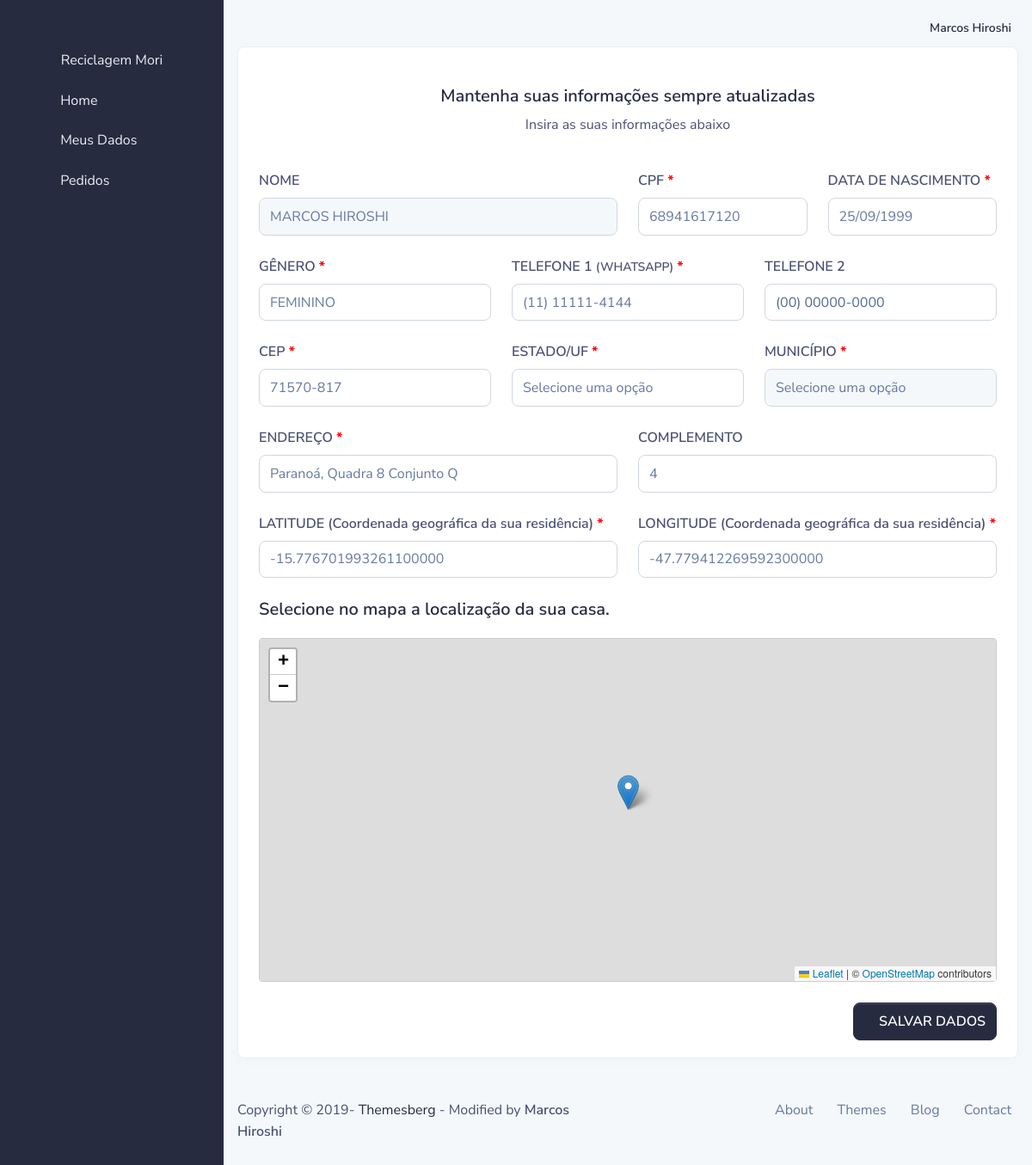
The app's page /morador/dados/att/ (signed in) with its own data.
### usuario/models.py (models this page shows, shortened)
class User(AbstractBaseUser, PermissionsMixin):
    email = models.EmailField(verbose_name='Email de usuário', unique=True)
    first_name = models.CharField(max_length=300, blank=True, verbose_name='Nome')
    last_name = models.CharField(max_length=300, blank=True, verbose_name='Sobrenome')
    date_joined = models.DateTimeField(_('date joined'), auto_now_add=True)
    is_active = models.BooleanField(_('active'), default=False)
    is_staff = models.BooleanField(_('staff'), default=False)
    profile_active = models.ForeignKey(Group, models.DO_NOTHING, related_name='profile_active', blank=True, null=True)
    objects = UserManager()
    USERNAME_FIELD = 'email'
    REQUIRED_FIELDS = ['first_name', 'last_name']
    class Meta:
        verbose_name = _('user')
        verbose_name_plural = _('users')
    def get_full_name(self):
        return ('%s %s' % (self.first_name, self.last_name)).strip()
    def __str__(self):
        return self.get_full_name().title()

### morador/models.py (models this page shows, shortened)
class Morador(models.Model):
    date_create = models.DateTimeField(auto_now_add=True)
    data_updated = models.DateTimeField(auto_now=True)
    user = models.OneToOneField(User, models.DO_NOTHING, related_name='morador_usuario')
    cpf = models.CharField(max_length=14, verbose_name='CPF')
    data_nascimento = models.DateField(verbose_name='Data de nascimento')
    genero = models.ForeignKey(Genero, models.DO_NOTHING, verbose_name='Gênero')
    telefone_1 = models.CharField(max_length=18, verbose_name='Telefone 1', help_text='(WHATSAPP)')
    telefone_2 = models.CharField(max_length=18, verbose_name='Telefone 2', null=True, blank=True)
    cep = models.CharField(max_length=9, verbose_name='CEP')
    logradouro = models.CharField(max_length=255, verbose_name='Endereço')
    complemento = models.CharField(max_length=255, verbose_name='Complemento', null=True, blank=True)
    municipio = models.ForeignKey(Municipio, models.DO_NOTHING, verbose_name='Município')
    longitude = models.DecimalField(max_length=255, max_digits=20, decimal_places=18, verbose_name='longitude', help_text='Coordenada geográfica da sua residência')
    latitude = models.DecimalField(max_length=255, max_digits=20, decimal_places=18, verbose_name='latitude', help_text='Coordenada geográfica da sua residência')

### morador/views.py (the view)
# urls.py: path('dados/att/', MoradorDadosAttView.as_view(), name='morador_dados_att'),
class MoradorDadosAttView(PermissionRequiredMixin, UserPassesTestMixin, UpdateView):
    model = Morador
    template_name = '02_morador/dados.html'
    form_class = MoradorDadosForm
    permission_required = 'morador.view_morador'
    success_url = reverse_lazy('morador_home')
    def get_object(self, queryset=None):
        return self.request.user.morador_usuario
    def test_func(self):
        return True if self.request.user.is_authenticated and self.request.user.profile_active.name == 'MORADOR' else False

### core/models/genero.py (called while the page is built)
    def __str__(self):
        return self.nome.upper()

### core/models/localidade.py (called while the page is built)
    def __str__(self):
        return self.nome

### www/templates/02_morador/dados.html (shortened to what this page needs)
{% extends '02_morador/base.html' %}
{% load static %}
{% block extra_css %}
    <link rel="stylesheet" href="https://unpkg.com/leaflet@1.7.1/dist/leaflet.css" />
{% endblock extra_css %}
{% block main %}
    <div class="row">
        <div class="col-md-12">
            <div class="card border-light shadow-sm">
                <div class="card-body">
                    <div class="row mt-4">
                        <div class="col-12 text-center">
                            {% if user.morador_usuario %}
                                <h5>Mantenha suas informações sempre atualizadas</h5>
                                <p>Insira as suas informações abaixo</p>
                            {% else %}
                                <h5>Faça o seu cadastro para participar do projeto</h5>
                                <p>Insira as suas informações abaixo</p>
                            {% endif %}
                        </div>
                    </div>
                    <form method="POST">
                        <div class="row mt-4">
                            <div class="col-md-6">
                                <label>NOME</label>
                                <input class="form-control" type="text" value="{{ user.get_full_name|upper }}" disabled>
                            </div>
                            <div class="col-md-3">
                                <label for="{{ form.cpf.id_for_label }}">{{ form.cpf.label|upper }} <b style="color: red">*</b></label>
                                {{ form.cpf }}
                            </div>
                            <div class="col-md-3">
                                <label for="{{ form.dt_nascimento.id_for_label }}">{{ form.data_nascimento.label|upper }} <b style="color: red">*</b></label>
                                {{ form.data_nascimento }}
                            </div>
                        </div>
                        <div class="row mt-4">
                            <div class="col-md-4">
                                <label for="{{ form.genero.id_for_label }}">{{ form.genero.label|upper }} <b style="color: red">*</b></label>
                                {{ form.genero }}
                            </div>
                            <div class="col-md-4">
                                <label for="{{ form.telefone_1.id_for_label }}">{{ form.telefone_1.label|upper }}
                                    <small>{{ form.telefone_1.help_text }}</small>
                                    <b style="color: red">*</b>
                                </label>
                                {{ form.telefone_1 }}
                            </div>
                            <div class="col-md-4">
                                <label for="{{ form.telefone_2.id_for_label }}">{{ form.telefone_2.label|upper }}</label>
                                {{ form.telefone_2 }}
                            </div>
                        </div>
                        <div class="row mt-4">
                            <div class="col-md-4">
                                <label for="{{ form.cep.id_for_label }}">{{ form.cep.label|upper }} <b style="color: red">*</b></label>
                                {{ form.cep }}
                            </div>
                            <div class="col-md-4" id="js-ajax-municipio" data-municipio-url="{% url 'ajax_municipios_data_todos' %}">
                                <label for="{{ form.estado.id_for_label }}">ESTADO/UF <b style="color: red">*</b></label>
                                {{ form.estado }}
                            </div>
                            <div class="col-md-4">
                                <label for="{{ form.municipio.id_for_label }}">{{ form.municipio.label|upper }} <b style="color: red">*</b></label>
                                <div>
                                    <select class="form-control" id="id_municipio" name="municipio" required>
                                        <option>Selecione uma opção</option>
                                    </select>
                                </div>
                            </div>
                        </div>
                        <div class="row mt-4">
                            <div class="col-md-6">
                                <label for="{{ form.logradouro.id_for_label }}">{{ form.logradouro.label|upper }} <b style="color: red">*</b></label>
                                {{ form.logradouro }}
                            </div>
                            <div class="col-md-6">
                                <label for="{{ form.complemento.id_for_label }}">{{ form.complemento.label|upper }}</label>
                                {{ form.complemento }}
                            </div>
                        </div>
                        <div class="row mt-4">
                            <div class="col-md-6">
                                <label for="{{ form.latitude.id_for_label }}">{{ form.latitude.label|upper }} ({{ form.latitude.help_text }}) <b style="color: red">*</b></label>
                                {{ form.latitude }}
                            </div>
                            <div class="col-md-6">
                                <label for="{{ form.longitude.id_for_label }}">{{ form.longitude.label|upper }} ({{ form.longitude.help_text }}) <b style="color: red">*</b></label>
                                {{ form.longitude }}
                            </div>
                        </div>
                        <div class="row mt-4">
                            <div class="col-12">
                                <h5 class="mb-0">Selecione no mapa a localização da sua casa.</h5>
                                <div id="map-container">
                                    <div id="map"></div>
                                </div>
                            </div>
                        </div>
                        <div class="row mt-4">
                            <div class="col-12">
                                <button class="btn btn-primary float-right">
                                    <i class="fa fa-save"></i> SALVAR DADOS
                                </button>
                            </div>
                        </div>
                    </form>
                </div>
            </div>
        </div>
    </div>
{% endblock main %}

### www/templates/02_morador/partials/navbar_main.html (shortened to what this page needs)
{% load static %}
<nav class="navbar navbar-top navbar-expand navbar-dashboard navbar-dark pl-0 pr-2 pb-0">
    <div class="container-fluid px-0">
        <div class="d-flex justify-content-between w-100" id="navbarSupportedContent">
            <ul class="navbar-nav align-items-center">
                <li class="nav-item dropdown">
                    <a class="nav-link pt-1 px-0" href="#" role="button" data-toggle="dropdown" aria-haspopup="true"
                       aria-expanded="false">
                        <div class="media d-flex align-items-center">
                            <i class="fa fa-user" style="font-size: 18px; color: #0a0b10"></i>
                            <div class="media-body ml-2 text-dark align-items-center d-lg-block">
                                <span class="mb-0 font-small font-weight-bold">{{ user|title }}</span>
                            </div>
                        </div>
                    </a>
                </li>
            </ul>
        </div>
    </div>
</nav>

### www/templates/02_morador/dados.html (style rules this page uses)
#map-container { height: 400px; border: 1px solid #ccc; border-radius: 4px; margin-top: 20px; }
#map { width: 100%; height: 100%; }

### records on screen
User: first_name+last_name "Marcos Hiroshi", get_full_name "MARCOS HIROSHI"
Morador: cpf "68941617120", data_nascimento "25/09/1999", genero "FEMININO", telefone_1 "(11) 11111-4144", cep "71570-817", logradouro "Paranoá, Quadra 8 Conjunto Q", complemento "4", latitude "-15.776701993261100000", longitude "-47.779412269592300000"
